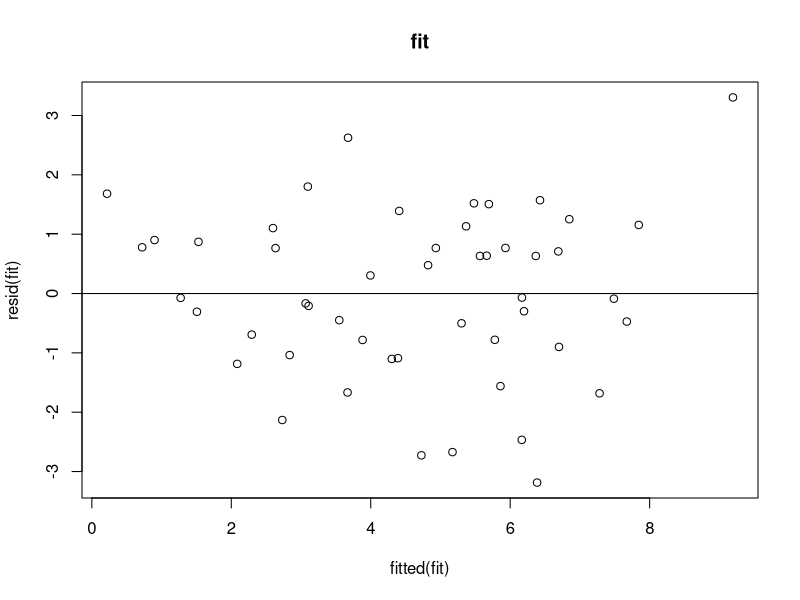
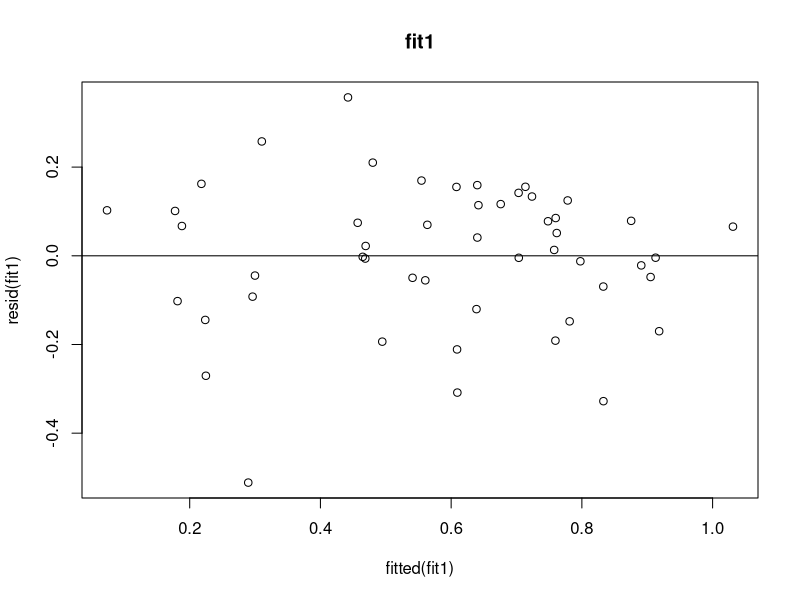
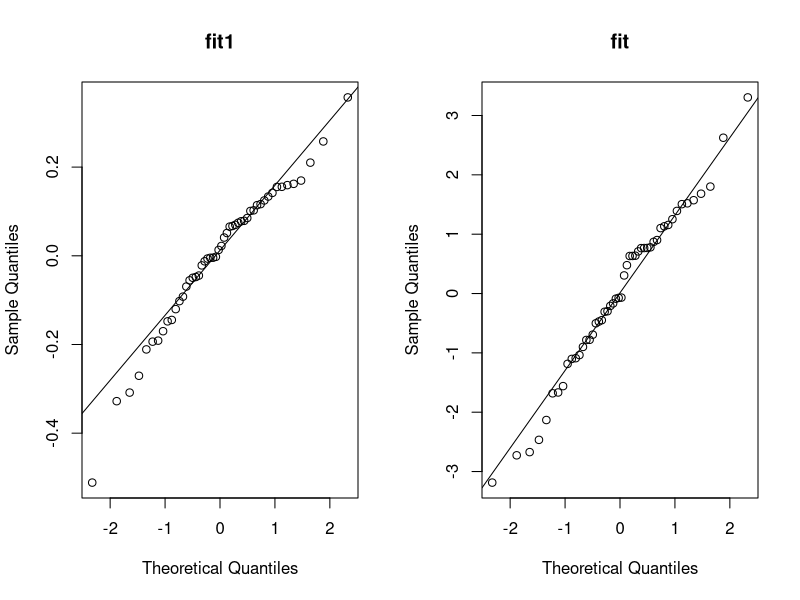
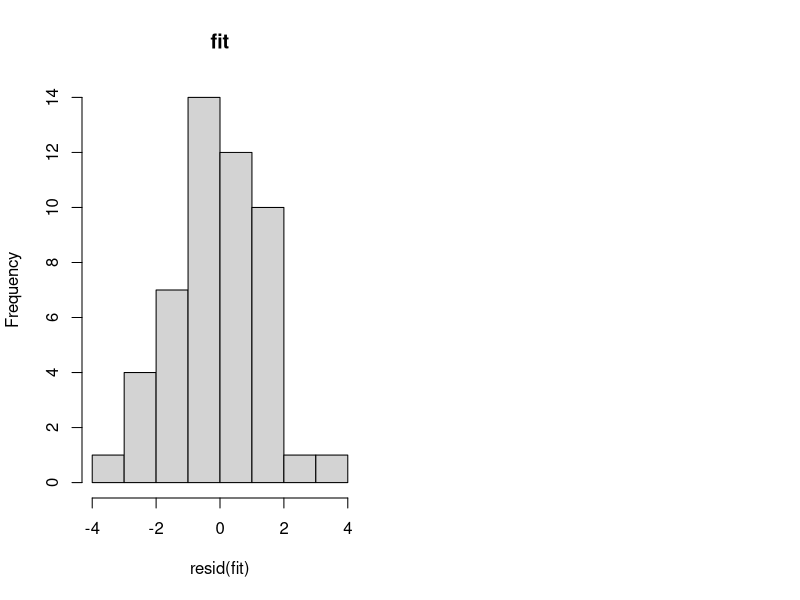

The R script that drew these images, in order: (Note: this script raises an error after producing the figures.)
# Read the crime data
crime <- read.csv("crime.csv")
attach(crime)

fit <- lm(formula = murder.rate ~ poverty + high.school + college + single.parent + unemployed + metropolitan + region)
summary(fit)
plot(fitted(fit), resid(fit), main = 'fit')
abline(h=0)
# Take log10(murder.rate) as response
y <- log10(murder.rate)
fit1 <- update(fit, y ~ .)
summary(fit1)
plot(fitted(fit1), resid(fit1), main="fit1")
abline(h=0)
par(mfrow=c(1,2))
qqnorm(resid(fit1), main = 'fit1')
qqline(resid(fit1), main = 'fit1')
qqnorm(resid(fit), main = 'fit')
qqline(resid(fit), main = 'fit')

hist(resid(fit), main='fit')
hist(resid(fit2), main='fit1')
# From the comparasion of the original regression fit and the linearly transformed
# regression fit1, we can see that after transformation, the disttributin of residue is 
# is more close to normal distribution
# From the linearly transformed regresion fit1, we can see that region is categorical predictor,
# so we remove region first and see if it is significant or not
# Drop region
fit2 <- lm(formula = y ~ poverty +  high.school + college + single.parent + unemployed + metropolitan)
anova(fit2, fit1)
# We can see that region is a significant perdicator, so it cannot be removed
# We can also see that poverty is the least significant predicator, so we should try
# to remove poverty and see
# Add region back, remove poverty
fit3 <- lm(formula = y ~ high.school + college + single.parent + unemployed + metropolitan + region)
anova(fit3, fit1)
summary(fit3)
# From the result, we can see that poverty is not significant, so we can remove poverty;
# we can also see that high.school is the least significant after removing poverty
# Remove high.school
fit4 <- lm(formula = y ~  college + single.parent + unemployed + metropolitan + region)
anova(fit4, fit3)
summary(fit4)
# From the result, we can see that high.school is not significant, so we can remove high.school;
# we can also see that college is the least significant after removing high.school
# Remove college
fit5 <- lm(formula = y ~  single.parent + unemployed + metropolitan + region)
anova(fit5, fit4)
summary(fit5)
# From the result, we can see that college is not significant, so we can remove college;
# we can also see that unemployed is the least significant after removing college
# Remove unemployed
fit6 <- lm(formula = y ~  single.parent + metropolitan + region)
summary(fit6)
# Now, all the items left are significant
# Perform a partial F-test to check significance of unemployed
anova(fit6, fit5)
# From the result, we can see that we do not need unemployed. Also, the model in fit6
# does not have any non-significant predictors. Therefore, we take this as our
# preliminary model for the data.
# Forward selection based on AIC
fit10.forward <- step(lm(y ~ 1, data = crime), 
                      scope = list(upper = ~poverty + high.school + college + single.parent + unemployed + metropolitan + region),
                      direction = "forward")
# Backward elimination based on AIC
fit11.backward <- step(lm(y ~ poverty + high.school + college + single.parent + unemployed + metropolitan + region, data = crime), 
                       scope = list(lower = ~1), direction = "backward")
# Both forward/backward
fit12.both <- step(lm(y ~ 1, data = crime), 
                   scope = list(lower = ~1, upper = ~poverty + high.school + college + single.parent + unemployed + metropolitan + region),
                   direction = "both")
# We see that direction = backward and direction = both pick the following model:
# single.parent + metropolitan + region + unemployed
# Whereas, we came up with the following model (fit6):
# single.parent + metropolitan + region
anova(fit6, fit1)
anova(fit6, fit12.both)
# From the result, we can see that fit6 is better
# Residual plot
plot(fitted(fit6), resid(fit6))
abline(h = 0)
# plot of absolute residuals
plot(fitted(fit6), abs(resid(fit6)))
# normal QQ plot
qqnorm(resid(fit6))
qqline(resid(fit6))
# This preliminary model passes the diagnostics. So we can take this
# as our final model.